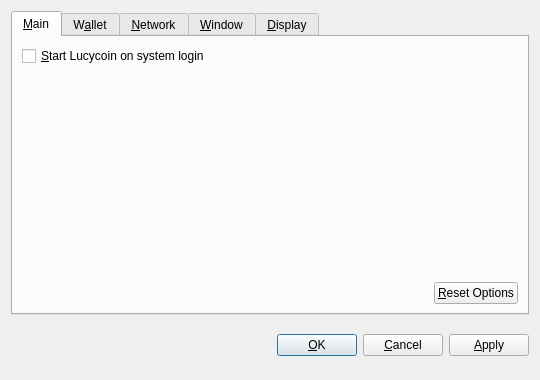
<?xml version="1.0" encoding="UTF-8"?>
<ui version="4.0">
 <class>OptionsDialog</class>
 <widget class="QDialog" name="OptionsDialog">
  <property name="geometry">
   <rect>
    <x>0</x>
    <y>0</y>
    <width>540</width>
    <height>380</height>
   </rect>
  </property>
  <property name="windowTitle">
   <string>Options</string>
  </property>
  <property name="modal">
   <bool>true</bool>
  </property>
  <layout class="QVBoxLayout" name="verticalLayout">
   <item>
    <widget class="QTabWidget" name="tabWidget">
     <property name="tabPosition">
      <enum>QTabWidget::North</enum>
     </property>
     <property name="currentIndex">
      <number>0</number>
     </property>
     <widget class="QWidget" name="tabMain">
      <attribute name="title">
       <string>&amp;Main</string>
      </attribute>
      <layout class="QVBoxLayout" name="verticalLayout_Main">
       <item>
        <widget class="QCheckBox" name="bitcoinAtStartup">
         <property name="toolTip">
          <string>Automatically start Lucycoin after logging in to the system.</string>
         </property>
         <property name="text">
          <string>&amp;Start Lucycoin on system login</string>
         </property>
        </widget>
       </item>
       <item>
        <spacer name="verticalSpacer_Main">
         <property name="orientation">
          <enum>Qt::Vertical</enum>
         </property>
         <property name="sizeHint" stdset="0">
          <size>
           <width>20</width>
           <height>40</height>
          </size>
         </property>
        </spacer>
       </item>
       <item>
        <layout class="QHBoxLayout" name="horizontalLayout_2_Main">
         <item>
          <spacer name="horizontalSpacer_2_Main">
           <property name="orientation">
            <enum>Qt::Horizontal</enum>
           </property>
           <property name="sizeHint" stdset="0">
            <size>
             <width>40</width>
             <height>20</height>
            </size>
           </property>
          </spacer>
         </item>
         <item>
          <widget class="QPushButton" name="resetButton">
           <property name="toolTip">
            <string>Reset all client options to default.</string>
           </property>
           <property name="text">
            <string>&amp;Reset Options</string>
           </property>
           <property name="autoDefault">
            <bool>false</bool>
           </property>
          </widget>
         </item>
        </layout>
       </item>
      </layout>
     </widget>
     <widget class="QWidget" name="tabWallet">
      <attribute name="title">
       <string>W&amp;allet</string>
      </attribute>
      <layout class="QVBoxLayout" name="verticalLayout_Network">
       <item>
        <widget class="QLabel" name="transactionFeeInfoLabel">
         <property name="text">
          <string>Optional transaction fee per kB that helps make sure your transactions are processed quickly. Most transactions are 1 kB.</string>
         </property>
         <property name="textFormat">
          <enum>Qt::PlainText</enum>
         </property>
         <property name="wordWrap">
          <bool>true</bool>
         </property>
        </widget>
       </item>
       <item>
        <layout class="QHBoxLayout" name="horizontalLayout_1_Main">
         <item>
          <widget class="QLabel" name="transactionFeeLabel">
           <property name="text">
            <string>Pay transaction &amp;fee</string>
           </property>
           <property name="textFormat">
            <enum>Qt::PlainText</enum>
           </property>
           <property name="buddy">
            <cstring>transactionFee</cstring>
           </property>
          </widget>
         </item>
         <item>
          <widget class="BitcoinAmountField" name="transactionFee"/>
         </item>
         <item>
          <spacer name="horizontalSpacer_1_Main">
           <property name="orientation">
            <enum>Qt::Horizontal</enum>
           </property>
           <property name="sizeHint" stdset="0">
            <size>
             <width>40</width>
             <height>20</height>
            </size>
           </property>
          </spacer>
         </item>
        </layout>
       </item>
       <item>
        <widget class="QLabel" name="label">
         <property name="text">
          <string>If you disable the spending of unconfirmed change, the change from a transaction cannot be used until that transaction has at least one confirmation. This also affects how your balance is computed.</string>
         </property>
         <property name="wordWrap">
          <bool>true</bool>
         </property>
        </widget>
       </item>
       <item>
        <widget class="QCheckBox" name="spendZeroConfChange">
         <property name="text">
          <string>Spend unconfirmed change  (experts only)</string>
         </property>
        </widget>
       </item>
       <item>
        <spacer name="verticalSpacer">
         <property name="orientation">
          <enum>Qt::Vertical</enum>
         </property>
         <property name="sizeHint" stdset="0">
          <size>
           <width>20</width>
           <height>40</height>
          </size>
         </property>
        </spacer>
       </item>
      </layout>
     </widget>
     <widget class="QWidget" name="tabNetwork">
      <attribute name="title">
       <string>&amp;Network</string>
      </attribute>
      <layout class="QVBoxLayout" name="verticalLayout_Network">
       <item>
        <widget class="QCheckBox" name="mapPortUpnp">
         <property name="toolTip">
          <string>Automatically open the Lucycoin client port on the router. This only works when your router supports UPnP and it is enabled.</string>
         </property>
         <property name="text">
          <string>Map port using &amp;UPnP</string>
         </property>
        </widget>
       </item>
       <item>
        <widget class="QCheckBox" name="connectSocks">
         <property name="toolTip">
          <string>Connect to the Lucycoin network through a SOCKS proxy (e.g. when connecting through Tor).</string>
         </property>
         <property name="text">
          <string>&amp;Connect through SOCKS proxy:</string>
         </property>
        </widget>
       </item>
       <item>
        <layout class="QHBoxLayout" name="horizontalLayout_Network">
         <item>
          <widget class="QLabel" name="proxyIpLabel">
           <property name="text">
            <string>Proxy &amp;IP:</string>
           </property>
           <property name="textFormat">
            <enum>Qt::PlainText</enum>
           </property>
           <property name="buddy">
            <cstring>proxyIp</cstring>
           </property>
          </widget>
         </item>
         <item>
          <widget class="QValidatedLineEdit" name="proxyIp">
           <property name="maximumSize">
            <size>
             <width>140</width>
             <height>16777215</height>
            </size>
           </property>
           <property name="toolTip">
            <string>IP address of the proxy (e.g. 127.0.0.1)</string>
           </property>
          </widget>
         </item>
         <item>
          <widget class="QLabel" name="proxyPortLabel">
           <property name="text">
            <string>&amp;Port:</string>
           </property>
           <property name="textFormat">
            <enum>Qt::PlainText</enum>
           </property>
           <property name="buddy">
            <cstring>proxyPort</cstring>
           </property>
          </widget>
         </item>
         <item>
          <widget class="QLineEdit" name="proxyPort">
           <property name="maximumSize">
            <size>
             <width>55</width>
             <height>16777215</height>
            </size>
           </property>
           <property name="toolTip">
            <string>Port of the proxy (e.g. 9050)</string>
           </property>
          </widget>
         </item>
         <item>
          <widget class="QLabel" name="socksVersionLabel">
           <property name="text">
            <string>SOCKS &amp;Version:</string>
           </property>
           <property name="textFormat">
            <enum>Qt::PlainText</enum>
           </property>
           <property name="buddy">
            <cstring>socksVersion</cstring>
           </property>
          </widget>
         </item>
         <item>
          <widget class="QValueComboBox" name="socksVersion">
           <property name="toolTip">
            <string>SOCKS version of the proxy (e.g. 5)</string>
           </property>
          </widget>
         </item>
         <item>
          <spacer name="horizontalSpacer_Network">
           <property name="orientation">
            <enum>Qt::Horizontal</enum>
           </property>
           <property name="sizeHint" stdset="0">
            <size>
             <width>40</width>
             <height>20</height>
            </size>
           </property>
          </spacer>
         </item>
        </layout>
       </item>
       <item>
        <spacer name="verticalSpacer_Network">
         <property name="orientation">
          <enum>Qt::Vertical</enum>
         </property>
         <property name="sizeHint" stdset="0">
          <size>
           <width>20</width>
           <height>40</height>
          </size>
         </property>
        </spacer>
       </item>
      </layout>
     </widget>
     <widget class="QWidget" name="tabWindow">
      <attribute name="title">
       <string>&amp;Window</string>
      </attribute>
      <layout class="QVBoxLayout" name="verticalLayout_Window">
       <item>
        <widget class="QCheckBox" name="minimizeToTray">
         <property name="toolTip">
          <string>Show only a tray icon after minimizing the window.</string>
         </property>
         <property name="text">
          <string>&amp;Minimize to the tray instead of the taskbar</string>
         </property>
        </widget>
       </item>
       <item>
        <widget class="QCheckBox" name="minimizeOnClose">
         <property name="toolTip">
          <string>Minimize instead of exit the application when the window is closed. When this option is enabled, the application will be closed only after selecting Quit in the menu.</string>
         </property>
         <property name="text">
          <string>M&amp;inimize on close</string>
         </property>
        </widget>
       </item>
       <item>
        <spacer name="verticalSpacer_Window">
         <property name="orientation">
          <enum>Qt::Vertical</enum>
         </property>
         <property name="sizeHint" stdset="0">
          <size>
           <width>20</width>
           <height>40</height>
          </size>
         </property>
        </spacer>
       </item>
      </layout>
     </widget>
     <widget class="QWidget" name="tabDisplay">
      <attribute name="title">
       <string>&amp;Display</string>
      </attribute>
      <layout class="QVBoxLayout" name="verticalLayout_Display">
       <item>
        <layout class="QHBoxLayout" name="horizontalLayout_1_Display">
         <item>
          <widget class="QLabel" name="langLabel">
           <property name="text">
            <string>User Interface &amp;language:</string>
           </property>
           <property name="textFormat">
            <enum>Qt::PlainText</enum>
           </property>
           <property name="buddy">
            <cstring>lang</cstring>
           </property>
          </widget>
         </item>
         <item>
          <widget class="QValueComboBox" name="lang">
           <property name="toolTip">
            <string>The user interface language can be set here. This setting will take effect after restarting Lucycoin.</string>
           </property>
          </widget>
         </item>
        </layout>
       </item>
       <item>
        <layout class="QHBoxLayout" name="horizontalLayout_2_Display">
         <item>
          <widget class="QLabel" name="unitLabel">
           <property name="text">
            <string>&amp;Unit to show amounts in:</string>
           </property>
           <property name="textFormat">
            <enum>Qt::PlainText</enum>
           </property>
           <property name="buddy">
            <cstring>unit</cstring>
           </property>
          </widget>
         </item>
         <item>
          <widget class="QValueComboBox" name="unit">
           <property name="toolTip">
            <string>Choose the default subdivision unit to show in the interface and when sending coins.</string>
           </property>
          </widget>
         </item>
        </layout>
       </item>
       <item>
        <widget class="QCheckBox" name="displayAddresses">
         <property name="toolTip">
          <string>Whether to show Lucycoin addresses in the transaction list or not.</string>
         </property>
         <property name="text">
          <string>&amp;Display addresses in transaction list</string>
         </property>
        </widget>
       </item>
       <item>
        <widget class="QCheckBox" name="coinControlFeatures">
         <property name="toolTip">
          <string>Whether to show coin control features or not.</string>
         </property>
         <property name="text">
          <string>Display coin &amp;control features (experts only!)</string>
         </property>
        </widget>
       </item>
       <item>
        <spacer name="verticalSpacer_Display">
         <property name="orientation">
          <enum>Qt::Vertical</enum>
         </property>
         <property name="sizeHint" stdset="0">
          <size>
           <width>20</width>
           <height>40</height>
          </size>
         </property>
        </spacer>
       </item>
      </layout>
     </widget>
    </widget>
   </item>
   <item>
    <layout class="QHBoxLayout" name="horizontalLayout_Buttons">
     <item>
      <spacer name="horizontalSpacer_1">
       <property name="orientation">
        <enum>Qt::Horizontal</enum>
       </property>
       <property name="sizeHint" stdset="0">
        <size>
         <width>40</width>
         <height>48</height>
        </size>
       </property>
      </spacer>
     </item>
     <item>
      <widget class="QLabel" name="statusLabel">
       <property name="font">
        <font>
         <weight>75</weight>
         <bold>true</bold>
        </font>
       </property>
       <property name="text">
        <string/>
       </property>
       <property name="textFormat">
        <enum>Qt::PlainText</enum>
       </property>
       <property name="wordWrap">
        <bool>true</bool>
       </property>
      </widget>
     </item>
     <item>
      <spacer name="horizontalSpacer_2">
       <property name="orientation">
        <enum>Qt::Horizontal</enum>
       </property>
       <property name="sizeHint" stdset="0">
        <size>
         <width>40</width>
         <height>48</height>
        </size>
       </property>
      </spacer>
     </item>
     <item>
      <widget class="QPushButton" name="okButton">
       <property name="text">
        <string>&amp;OK</string>
       </property>
      </widget>
     </item>
     <item>
      <widget class="QPushButton" name="cancelButton">
       <property name="text">
        <string>&amp;Cancel</string>
       </property>
       <property name="autoDefault">
        <bool>false</bool>
       </property>
      </widget>
     </item>
     <item>
      <widget class="QPushButton" name="applyButton">
       <property name="text">
        <string>&amp;Apply</string>
       </property>
       <property name="autoDefault">
        <bool>false</bool>
       </property>
      </widget>
     </item>
    </layout>
   </item>
  </layout>
 </widget>
 <customwidgets>
  <customwidget>
   <class>BitcoinAmountField</class>
   <extends>QSpinBox</extends>
   <header>bitcoinamountfield.h</header>
  </customwidget>
  <customwidget>
   <class>QValueComboBox</class>
   <extends>QComboBox</extends>
   <header>qvaluecombobox.h</header>
  </customwidget>
  <customwidget>
   <class>QValidatedLineEdit</class>
   <extends>QLineEdit</extends>
   <header>qvalidatedlineedit.h</header>
  </customwidget>
 </customwidgets>
 <resources/>
 <connections/>
</ui>
